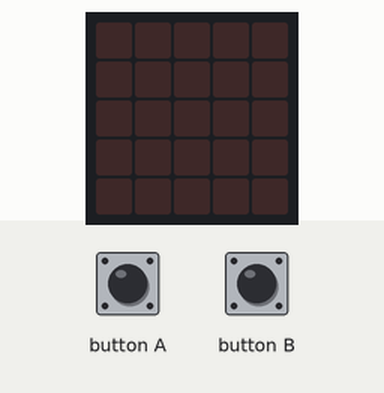
This program was run on a simulated BBC micro:bit (MakeCode). Parts: the board's 5×5 LED display. The test bench sets the inputs (shaded band).

Above: at 1.2 s.
1.3 s: button A pressed for 0.15 s
At 2.5 s:
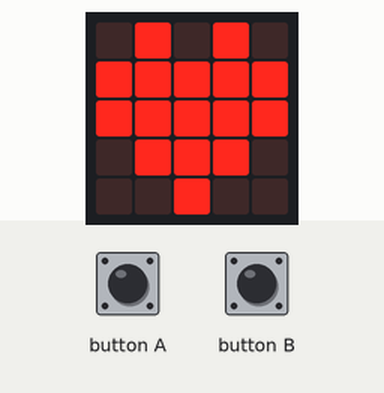
2.9 s: button B pressed for 0.15 s
At 3.9 s:
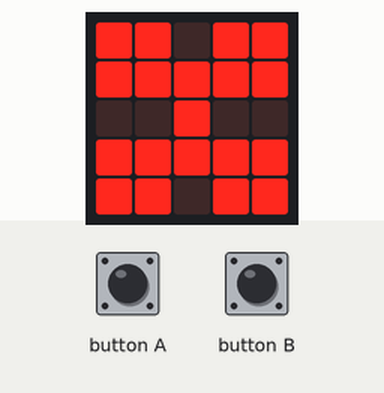
4.5 s: button A pressed for 1 s
At 5.2 s:
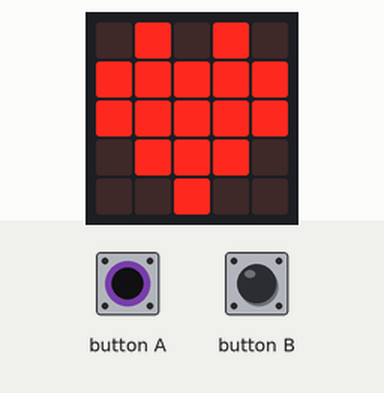
7.0 s: button B pressed for 1 s
At 8.4 s:
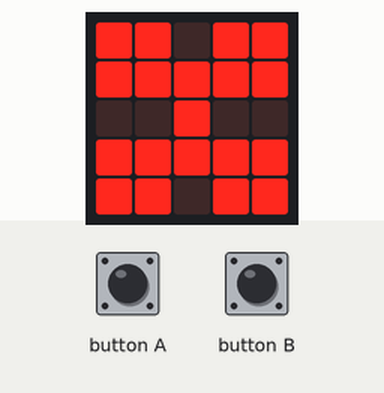
Timing chart, 0 to 10.0 s (numbered marks = the images above; inputs shaded):
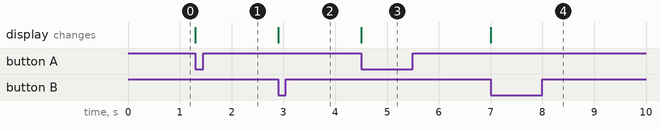

The program:

main.ts
```typescript
/**
 * 둘이 실행이 똑같다
 */
input.onButtonPressed(Button.A, function () {
    basic.showIcon(IconNames.Heart)
})
input.onButtonPressed(Button.B, function () {
    basic.showIcon(IconNames.Butterfly)
})
basic.forever(function () {
    if (input.buttonIsPressed(Button.A)) {
        basic.showIcon(IconNames.Heart)
    }
    if (input.buttonIsPressed(Button.B)) {
        basic.showIcon(IconNames.Butterfly)
    }
})
```

test.ts
```typescript
// 테스트는 여기로 이동합니다; 이 패키지가 확장으로 사용될 때 컴파일되지 않을 것 입니다.
```

Measured:
- after the input at 1.3 s, the display: changes at once (image 1)
- after the input at 2.9 s, the display: changes at once (image 2)
- after the input at 4.5 s, the display: changes at once (image 3)
- after the input at 7.0 s, the display: changes at once (image 4)
